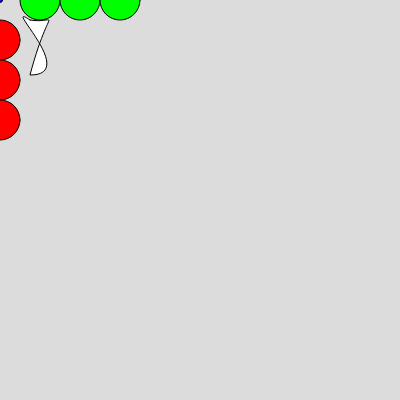
Frame 1 (no input)
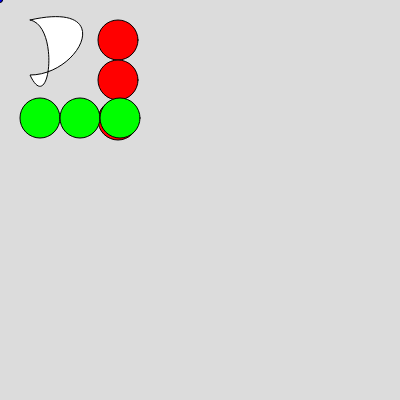
Frame 60 (no input)
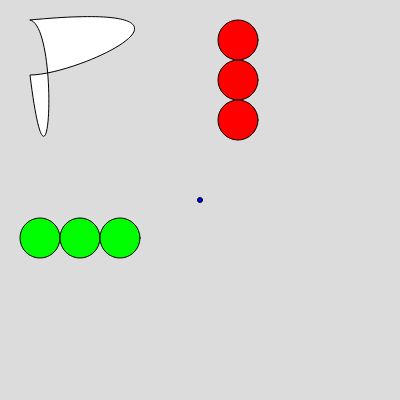
Frame 120 (the mouse pressed at the canvas centre since frame 60)

The p5.js sketch that drew these frames (run headless with seeded random() and noise() and a simulated clock; from frame 60 on, the mouse is pressed at the canvas centre):

// p5.js sketch
// ── sketch.js
// https://editor.p5js.org/

let x = 0;
let y = 0;
let n = 1;

function setup() {
  createCanvas(400, 400);
}

function draw() {
  background(220);
  fill(255,0,0);
  ellipse(x, 40, 40, 40);
  ellipse(x, 80, 40, 40);
  ellipse(x, 120, 40, 40);
  fill(0,255,0);
  ellipse(40, y, 40, 40);
  ellipse(80, y, 40, 40);
  ellipse(120, y, 40, 40);

  beginShape();
  fill (255,255,255);
  vertex(30, 20);
  bezierVertex(x, 0, 80, 75, 30, 75);
  bezierVertex(50, y, 60, 25, 30, 20);
  endShape();
  
  fill(0,0,255)
  ellipse(mouseX, mouseY, 5, 5);
  
  x += 2 * n;
  y += 2 * n;
  
  if (x > 400){
    //x = 0;
    //y = 0;
    n = -1;
  }
  if (x < 0){
    //x = 0;
    //y = 0;
    n = 1;
  }
}
